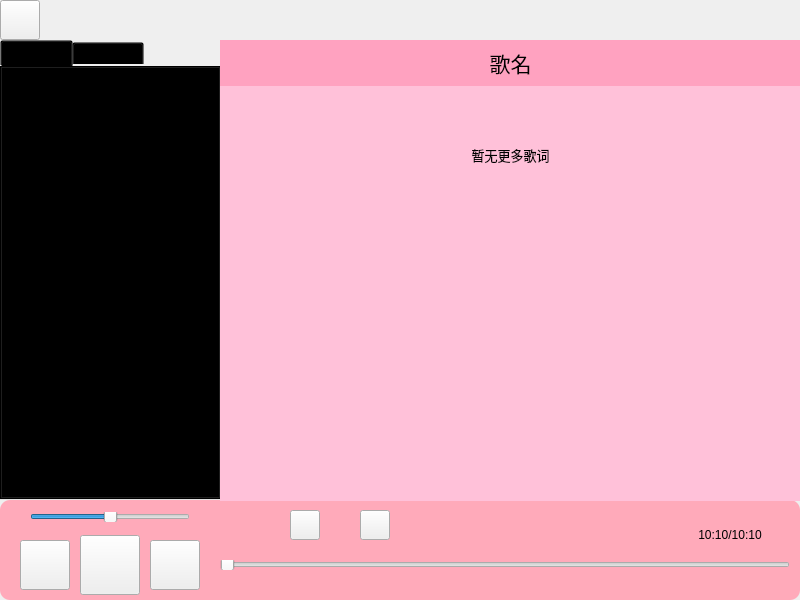
<?xml version="1.0" encoding="UTF-8"?>
<ui version="4.0">
 <class>MusicWindow</class>
 <widget class="QWidget" name="MusicWindow">
  <property name="geometry">
   <rect>
    <x>0</x>
    <y>0</y>
    <width>800</width>
    <height>600</height>
   </rect>
  </property>
  <property name="windowTitle">
   <string>车载多媒体-音乐</string>
  </property>
  <property name="styleSheet">
   <string notr="true">
#btn_play[mode='play']{
	border-image: url(:/resource/music_images/play1.png);
}

#btn_play[mode='play']:hover{
	border-image: url(:/resource/music_images/play1_hover.png);
}

#btn_play[mode='pause']{
	
	border-image: url(:/resource/music_images/pause.png);
}

#btn_play[mode='pause']:hover{
	border-image: url(:/resource/music_images/pause_hover.png);
}

#btn_pre{
	border-image: url(:/resource/music_images/pre.png);
}

#btn_pre:hover{
	border-image: url(:/resource/music_images/pre_hover.png);
}

#btn_next{
	border-image: url(:/resource/music_images/next.png);
}

#btn_next:hover{
	border-image: url(:/resource/music_images/next_hover.png);
}

#btn_mode[mode='loop']{
	border-image: url(:/resource/music_images/Loop.png);
}
#btn_mode[mode='sequential']{
	border-image: url(:/resource/music_images/Sequence.png);
}
#btn_mode[mode='currentloop']{
	border-image: url(:/resource/music_images/CurrentInLoop.png);
}
#btn_mode[mode='random']{
	border-image: url(:/resource/music_images/Random.png);
}

#lb_1,#lb_2,#lb_3,#lb_4,#lb_5,#lb_6,#lb_7,#lb_emp1,#lb_emp2{
	background-color:rgb(255, 193, 217);
}
</string>
  </property>
  <widget class="QTabWidget" name="tabWidget">
   <property name="geometry">
    <rect>
     <x>0</x>
     <y>40</y>
     <width>221</width>
     <height>460</height>
    </rect>
   </property>
   <property name="styleSheet">
    <string notr="true">background-color:transparent;
border-radius:10px;


</string>
   </property>
   <property name="currentIndex">
    <number>0</number>
   </property>
   <property name="iconSize">
    <size>
     <width>20</width>
     <height>16</height>
    </size>
   </property>
   <widget class="QWidget" name="local">
    <attribute name="title">
     <string>本地列表</string>
    </attribute>
    <widget class="QListWidget" name="songList">
     <property name="geometry">
      <rect>
       <x>0</x>
       <y>0</y>
       <width>210</width>
       <height>430</height>
      </rect>
     </property>
    </widget>
   </widget>
   <widget class="QWidget" name="online">
    <attribute name="title">
     <string>在线列表</string>
    </attribute>
    <widget class="QListWidget" name="onlienList">
     <property name="geometry">
      <rect>
       <x>0</x>
       <y>0</y>
       <width>210</width>
       <height>430</height>
      </rect>
     </property>
    </widget>
   </widget>
  </widget>
  <widget class="QLabel" name="lb_background">
   <property name="geometry">
    <rect>
     <x>0</x>
     <y>500</y>
     <width>800</width>
     <height>100</height>
    </rect>
   </property>
   <property name="styleSheet">
    <string notr="true">background:rgb(255, 170, 186);
border-radius:10px</string>
   </property>
   <property name="text">
    <string/>
   </property>
  </widget>
  <widget class="QPushButton" name="btn_pre">
   <property name="geometry">
    <rect>
     <x>20</x>
     <y>540</y>
     <width>50</width>
     <height>50</height>
    </rect>
   </property>
   <property name="styleSheet">
    <string notr="true">background:none;</string>
   </property>
   <property name="text">
    <string/>
   </property>
  </widget>
  <widget class="QSlider" name="music_slider">
   <property name="geometry">
    <rect>
     <x>220</x>
     <y>560</y>
     <width>570</width>
     <height>10</height>
    </rect>
   </property>
   <property name="styleSheet">
    <string notr="true">background:none;

</string>
   </property>
   <property name="maximum">
    <number>100</number>
   </property>
   <property name="singleStep">
    <number>1</number>
   </property>
   <property name="value">
    <number>0</number>
   </property>
   <property name="sliderPosition">
    <number>0</number>
   </property>
   <property name="orientation">
    <enum>Qt::Horizontal</enum>
   </property>
  </widget>
  <widget class="QPushButton" name="btn_play">
   <property name="geometry">
    <rect>
     <x>80</x>
     <y>535</y>
     <width>60</width>
     <height>60</height>
    </rect>
   </property>
   <property name="styleSheet">
    <string notr="true">background:none;</string>
   </property>
   <property name="text">
    <string/>
   </property>
  </widget>
  <widget class="QPushButton" name="btn_next">
   <property name="geometry">
    <rect>
     <x>150</x>
     <y>540</y>
     <width>50</width>
     <height>50</height>
    </rect>
   </property>
   <property name="styleSheet">
    <string notr="true">background:none;</string>
   </property>
   <property name="text">
    <string/>
   </property>
  </widget>
  <widget class="QLabel" name="lb_voice0">
   <property name="geometry">
    <rect>
     <x>200</x>
     <y>510</y>
     <width>15</width>
     <height>15</height>
    </rect>
   </property>
   <property name="font">
    <font>
     <family>楷体</family>
     <pointsize>5</pointsize>
    </font>
   </property>
   <property name="styleSheet">
    <string notr="true">border-image: url(:/resource/music_images/24gf-volumeHigh.png);
background:none;</string>
   </property>
   <property name="text">
    <string/>
   </property>
  </widget>
  <widget class="QLabel" name="lb_voice1">
   <property name="geometry">
    <rect>
     <x>10</x>
     <y>510</y>
     <width>15</width>
     <height>15</height>
    </rect>
   </property>
   <property name="font">
    <font>
     <pointsize>5</pointsize>
    </font>
   </property>
   <property name="styleSheet">
    <string notr="true">border-image: url(:/resource/music_images/24gf-volumeLow.png);
background:none;</string>
   </property>
   <property name="text">
    <string/>
   </property>
  </widget>
  <widget class="QSlider" name="voice_slider">
   <property name="geometry">
    <rect>
     <x>30</x>
     <y>512</y>
     <width>160</width>
     <height>10</height>
    </rect>
   </property>
   <property name="styleSheet">
    <string notr="true">background:none;



</string>
   </property>
   <property name="maximum">
    <number>100</number>
   </property>
   <property name="singleStep">
    <number>1</number>
   </property>
   <property name="value">
    <number>50</number>
   </property>
   <property name="orientation">
    <enum>Qt::Horizontal</enum>
   </property>
  </widget>
  <widget class="QPushButton" name="btn_back">
   <property name="geometry">
    <rect>
     <x>0</x>
     <y>0</y>
     <width>40</width>
     <height>40</height>
    </rect>
   </property>
   <property name="styleSheet">
    <string notr="true">border-image: url(:/resource/music_images/back3.png);
background:none;</string>
   </property>
   <property name="text">
    <string/>
   </property>
  </widget>
  <widget class="QPushButton" name="btn_loadFile">
   <property name="geometry">
    <rect>
     <x>360</x>
     <y>510</y>
     <width>30</width>
     <height>30</height>
    </rect>
   </property>
   <property name="styleSheet">
    <string notr="true">border-image: url(:/resource/music_images/file_open.png);
background:none;</string>
   </property>
   <property name="text">
    <string/>
   </property>
  </widget>
  <widget class="QWidget" name="verticalLayoutWidget">
   <property name="geometry">
    <rect>
     <x>220</x>
     <y>40</y>
     <width>581</width>
     <height>461</height>
    </rect>
   </property>
   <layout class="QVBoxLayout" name="verticalLayout">
    <property name="spacing">
     <number>0</number>
    </property>
    <property name="leftMargin">
     <number>0</number>
    </property>
    <item>
     <widget class="QLabel" name="songName">
      <property name="font">
       <font>
        <pointsize>16</pointsize>
       </font>
      </property>
      <property name="styleSheet">
       <string notr="true">background-color:rgb(255, 162, 192)</string>
      </property>
      <property name="text">
       <string>歌名</string>
      </property>
      <property name="alignment">
       <set>Qt::AlignCenter</set>
      </property>
     </widget>
    </item>
    <item>
     <widget class="QLabel" name="lb_emp1">
      <property name="font">
       <font>
        <pointsize>13</pointsize>
       </font>
      </property>
      <property name="styleSheet">
       <string notr="true"/>
      </property>
      <property name="text">
       <string/>
      </property>
      <property name="alignment">
       <set>Qt::AlignCenter</set>
      </property>
     </widget>
    </item>
    <item>
     <widget class="QLabel" name="lb_1">
      <property name="font">
       <font>
        <pointsize>10</pointsize>
       </font>
      </property>
      <property name="text">
       <string>暂无更多歌词</string>
      </property>
      <property name="alignment">
       <set>Qt::AlignCenter</set>
      </property>
     </widget>
    </item>
    <item>
     <widget class="QLabel" name="lb_2">
      <property name="font">
       <font>
        <pointsize>10</pointsize>
       </font>
      </property>
      <property name="text">
       <string/>
      </property>
      <property name="alignment">
       <set>Qt::AlignCenter</set>
      </property>
     </widget>
    </item>
    <item>
     <widget class="QLabel" name="lb_3">
      <property name="font">
       <font>
        <pointsize>10</pointsize>
       </font>
      </property>
      <property name="text">
       <string/>
      </property>
      <property name="alignment">
       <set>Qt::AlignCenter</set>
      </property>
     </widget>
    </item>
    <item>
     <widget class="QLabel" name="lb_4">
      <property name="font">
       <font>
        <pointsize>10</pointsize>
       </font>
      </property>
      <property name="text">
       <string/>
      </property>
      <property name="alignment">
       <set>Qt::AlignCenter</set>
      </property>
     </widget>
    </item>
    <item>
     <widget class="QLabel" name="lb_5">
      <property name="font">
       <font>
        <pointsize>10</pointsize>
       </font>
      </property>
      <property name="text">
       <string/>
      </property>
      <property name="alignment">
       <set>Qt::AlignCenter</set>
      </property>
     </widget>
    </item>
    <item>
     <widget class="QLabel" name="lb_6">
      <property name="font">
       <font>
        <pointsize>10</pointsize>
       </font>
      </property>
      <property name="text">
       <string/>
      </property>
      <property name="alignment">
       <set>Qt::AlignCenter</set>
      </property>
     </widget>
    </item>
    <item>
     <widget class="QLabel" name="lb_7">
      <property name="font">
       <font>
        <pointsize>10</pointsize>
       </font>
      </property>
      <property name="text">
       <string/>
      </property>
      <property name="alignment">
       <set>Qt::AlignCenter</set>
      </property>
     </widget>
    </item>
    <item>
     <widget class="QLabel" name="lb_emp2">
      <property name="font">
       <font>
        <pointsize>13</pointsize>
       </font>
      </property>
      <property name="styleSheet">
       <string notr="true"/>
      </property>
      <property name="text">
       <string/>
      </property>
      <property name="alignment">
       <set>Qt::AlignCenter</set>
      </property>
     </widget>
    </item>
   </layout>
  </widget>
  <widget class="QPushButton" name="btn_mode">
   <property name="geometry">
    <rect>
     <x>290</x>
     <y>510</y>
     <width>30</width>
     <height>30</height>
    </rect>
   </property>
   <property name="styleSheet">
    <string notr="true">background:none</string>
   </property>
   <property name="text">
    <string/>
   </property>
  </widget>
  <widget class="QLabel" name="lb_time">
   <property name="geometry">
    <rect>
     <x>670</x>
     <y>520</y>
     <width>120</width>
     <height>30</height>
    </rect>
   </property>
   <property name="styleSheet">
    <string notr="true">background:none</string>
   </property>
   <property name="text">
    <string>10:10/10:10</string>
   </property>
   <property name="alignment">
    <set>Qt::AlignCenter</set>
   </property>
  </widget>
 </widget>
 <resources/>
 <connections/>
</ui>
